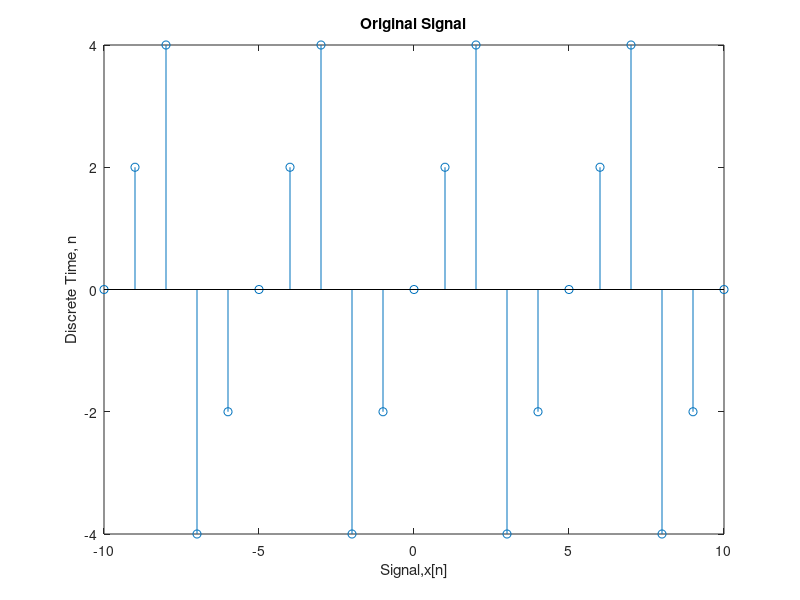

This figure's MATLAB source: (Note: this script raises an error after producing the figure.)
#I know that x=0 is NaN, so I need to manually put in values to the array (0.5 here)
#Dn = 0.5 .* j.*(-2.*cos(2.*n) + (1./n).*sin(2.*n));
#Dn(n==0) = 0.5

n = -10:10;
xn = [0 2 4 -4 -2 0 2 4 -4 -2 0 2 4 -4 -2 0 2 4 -4 -2 0];

figure 1
stem(n,xn)
title("Original Signal")
xlabel("Signal,x[n]")
ylabel("Discrete Time, n")

figure 2

## This is a dumb way to do it.  Need to factor it into a for-loop
x = 0;
D0=(1/N0) * (xt(1) *  exp(-j*0.*x*(2*pi/5)) +
             xt(2) *  exp(-j*1.*x*(2*pi/5)) +
             xt(3) *  exp(-j*2.*x*(2*pi/5)) +
             xt(4) *  exp(-j*3.*x*(2*pi/5)) +
             xt(5) *  exp(-j*4.*x*(2*pi/5)))

x = 1;
D1=(1/N0) * (xt(1) *  exp(-j*0.*x*(2*pi/5)) +
             xt(2) *  exp(-j*1.*x*(2*pi/5)) +
             xt(3) *  exp(-j*2.*x*(2*pi/5)) +
             xt(4) *  exp(-j*3.*x*(2*pi/5)) +
             xt(5) *  exp(-j*4.*x*(2*pi/5)))

x = 2;
D2=(1/N0) * (xt(1) *  exp(-j*0.*x*(2*pi/5)) +
             xt(2) *  exp(-j*1.*x*(2*pi/5)) +
             xt(3) *  exp(-j*2.*x*(2*pi/5)) +
             xt(4) *  exp(-j*3.*x*(2*pi/5)) +
             xt(5) *  exp(-j*4.*x*(2*pi/5)))

x = 3;
D3=(1/N0) * (xt(1) *  exp(-j*0.*x*(2*pi/5)) +
             xt(2) *  exp(-j*1.*x*(2*pi/5)) +
             xt(3) *  exp(-j*2.*x*(2*pi/5)) +
             xt(4) *  exp(-j*3.*x*(2*pi/5)) +
             xt(5) *  exp(-j*4.*x*(2*pi/5)))

x = 4;
D4=(1/N0) * (xt(1) *  exp(-j*0.*x*(2*pi/5)) +
             xt(2) *  exp(-j*1.*x*(2*pi/5)) +
             xt(3) *  exp(-j*2.*x*(2*pi/5)) +
             xt(4) *  exp(-j*3.*x*(2*pi/5)) +
             xt(5) *  exp(-j*4.*x*(2*pi/5)))

#Dk = D0 + D1 + D2 + D3 + D4
Dk = [D0 D1 D2 D3 D4]

magDk = abs(Dk);
phaseDk = angle(Dk) * (180/pi)

#W = n.*(pi/2)

#|Dn| vs omega
#subplot(2,1,1)
#plot(W,magDn)

# Phase(Dn) vs. omega
#subplot(2,1,2)
#plot(W,phaseDn)

plot(Dk)


N0 = 5;
k = 0:(N0-1)
